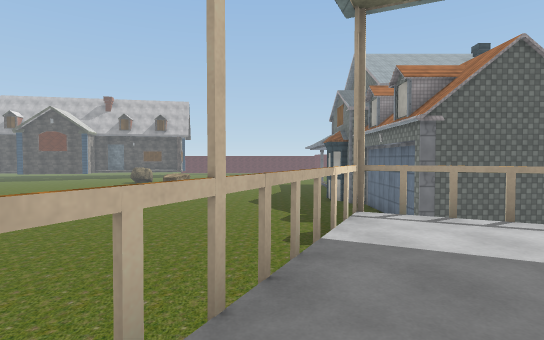
View 1 (above)

18 first-person views from a walk through a 3-D level made in the Unity game engine. The camera is 1.5 m above the floor, tilts 2° down and sees 80° across. The floor is counted in squares, 2 m on a side. Each view is taken from the middle of a square. On the plan, view 1 faces up. The plan holds only what a view shows up to about 11 squares ahead; the rest is blank. The place goes on beyond the plan. The player is left out. Door leaves are left out, so doorways stand open. Some surface patterns are stand-ins.

View 2
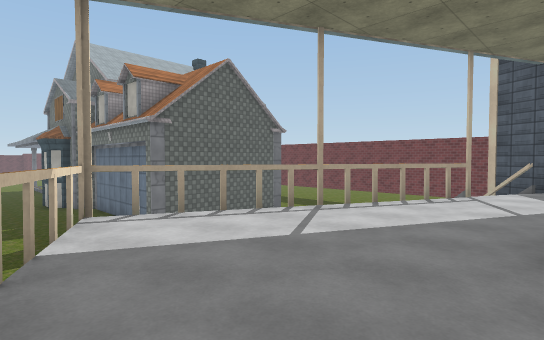

View 3
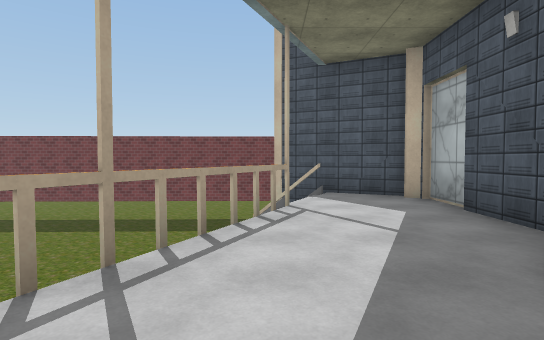

View 4
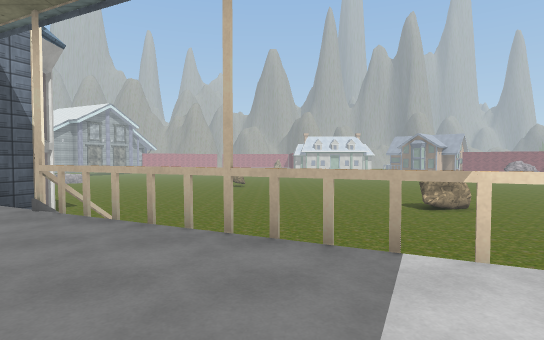

View 5
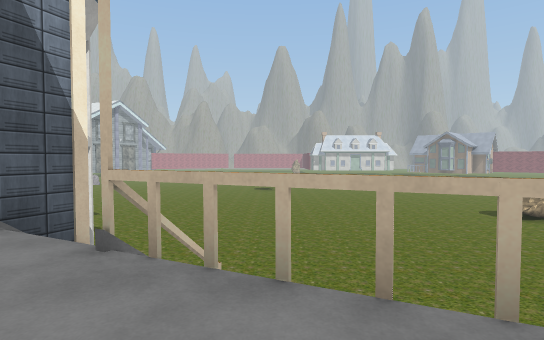

View 6
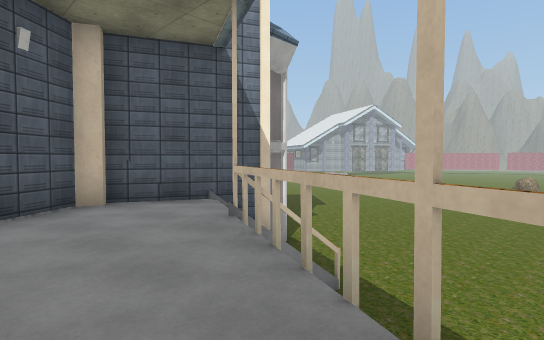

View 7
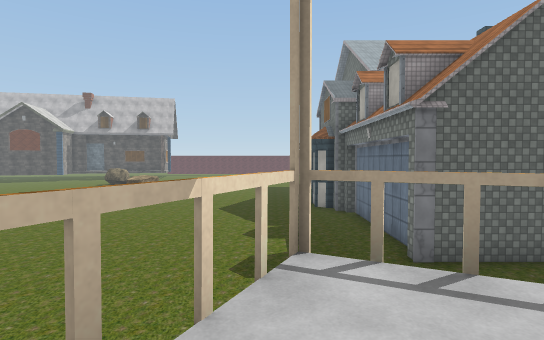

View 8
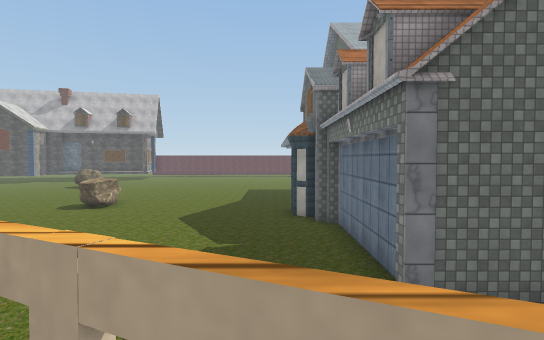

View 9
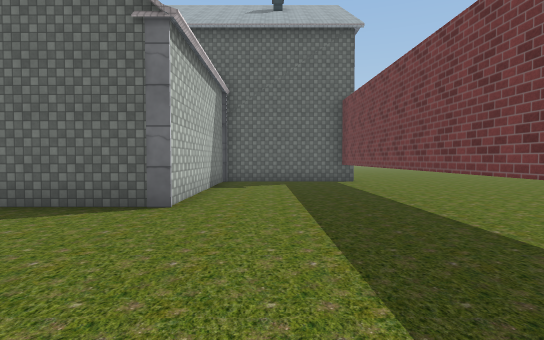

View 10
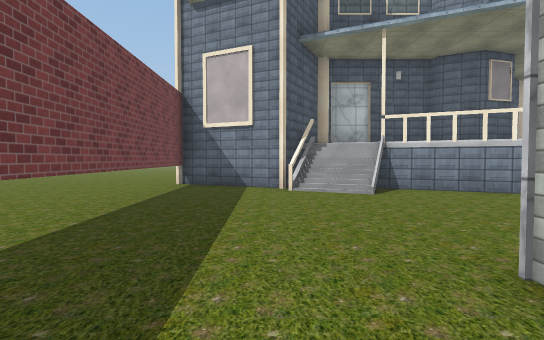

View 11
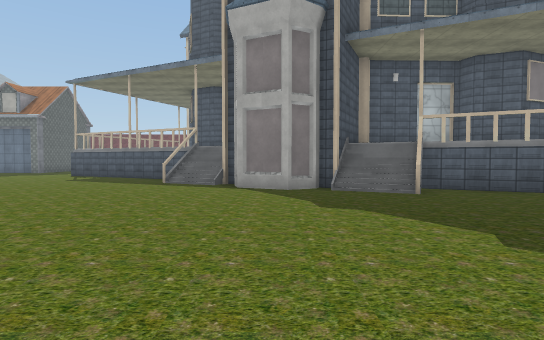

View 12
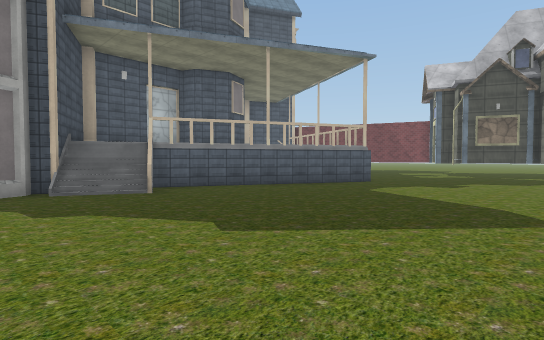

View 13
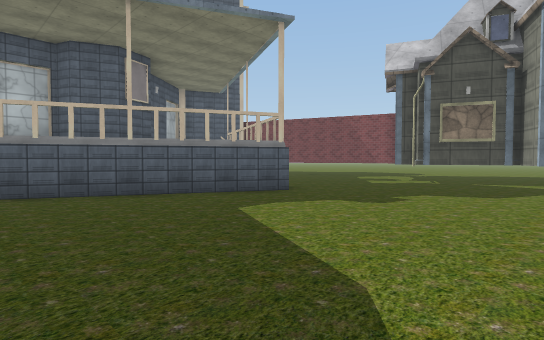

View 14
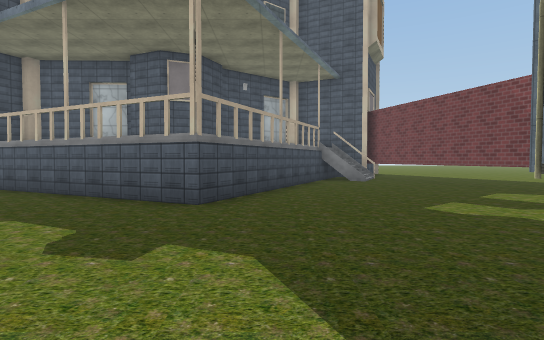

View 15
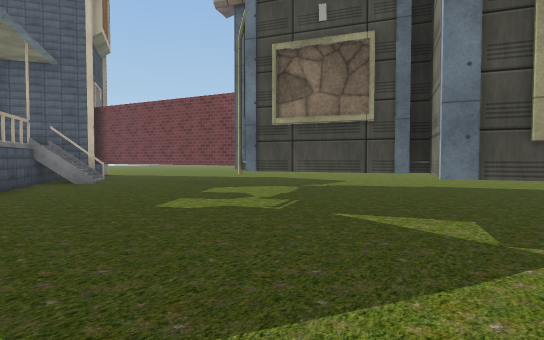

View 16
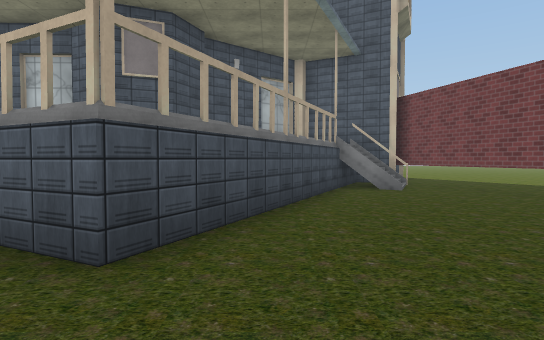

View 17
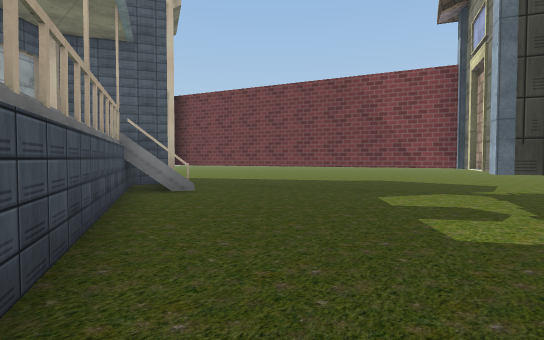

View 18
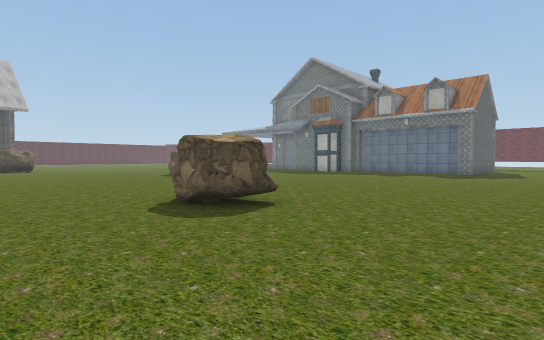

### Floor plan
Key: @ floor where view 1 was taken; # wall or solid block; x gap in a wall; . main floor; : floor 2.25 m higher than the main floor; / step, stairs or slope; = window, fence, low wall or low ledge; R rock; T thing the floor can be seen under or through.
Columns run from 13 left of view 1 to 13 right of it. Each row starts with its distance up from view 1.
 16  ...
 15  .... ..........##
 14  ................#   #####.
 13  .....  .........#   #...#.
 12  ....  ..........#   #...#.
 11  ................#   #...#.
 10  ................#   #...#.
  9 ...RR............#   #...#.
  8 ...RR............#####....#
  7 ...............   ........#
  6 ..............     .......#
  5 ...............    .......#
  4 ..............#:# ........#
  3    ..........##:::#..//...#
  2    ..........#::::::#//...#
  1   ........../:::::::::####.
  0   ..........#@::##::::#  #x
 -1   ........###::#######=
 -2   .......///:::
 -3  ........##:::#
 -4 ........###=###
 -5 ........##
 -6 ......../##
 -7 .......##: #
 -8 ........#  #
 -9 ........:  #
-10 .......#   #
-11 .......:  ##
-12 ......#   ##
-13 ......:    ##
-14  .....##
-15 .......##     #
-16 ..........##  #
-17 ...........// #
-18 ...........//##
-19 ####TT......T#
-20      T...TTT...
-21      TTTT......
-22       .........

Positions as (right, up) in squares from view 1, and headings:
1: (0, 0), facing up
2: (0, 0), facing up-right
3: (2, 2), facing right
4: (3, 2), facing left
5: (1, 0), facing left
6: (1, 2), facing down-left
7: (1, 2), facing up
8: (2, 4), facing up
9: (10, 3), facing up
10: (10, 10), facing down
11: (-13, -4), facing right
12: (-13, -4), facing down-right
13: (-13, -8), facing down-right
14: (-13, -15), facing right
15: (-13, -15), facing down-right
16: (-10, -15), facing right
17: (-9, -14), facing down-right
18: (-13, 4), facing up-right
